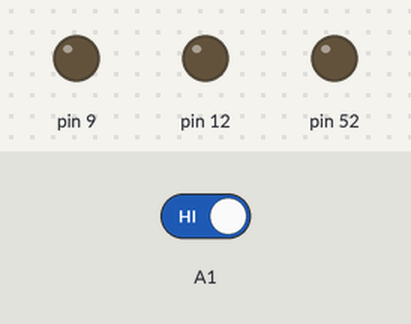
A sketch run on a simulated Arduino Mega 2560, built with avr-gcc and run on an emulated ATmega2560. Parts: output pins drawn as LEDs (lit = HIGH). Inputs (shaded band) come from the test bench; at power-on: A1 HIGH.

Above: at 1.2 s.
1.3 s: A1 driven LOW
At 3.13 s:
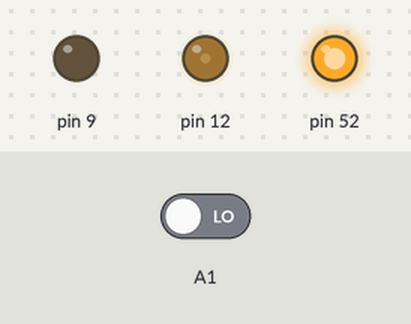
At 4.66 s:
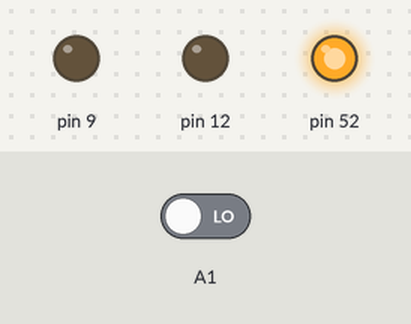
Timing chart, 0 to 10.3 s (numbered marks = the images above; inputs shaded):
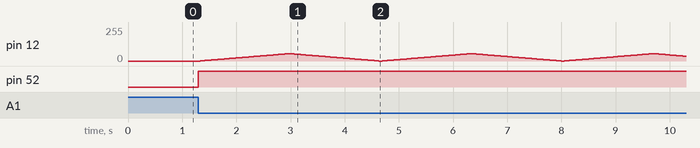

The sketch:

Transi__o_de_cores.ino
```cpp
void setup() {
pinMode(9,OUTPUT);
pinMode(52,OUTPUT);
pinMode(12,OUTPUT);
pinMode(A1,INPUT);
}

void loop() {
  int statsSensor = digitalRead(A1);
  if(statsSensor == 0){
    analogWrite(12,255);
        analogWrite(9,0);
        digitalWrite(52,HIGH);
        for(int a=0; a<=55;a++){
         analogWrite(12,a);
         delay(30);
        }
        for(int a=55; a>=0;a--){
         analogWrite(12,a);
         delay(30);
        }
  } else {
   //     analogWrite(12,0);
        analogWrite(9,0);
        digitalWrite(52,LOW);
  }


}
```
